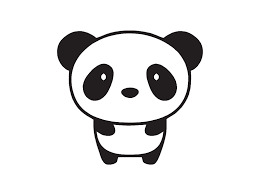
#> input picture Проект по дискре/1.jpg, 259 x 194 px
$ python main.py
#> lines starting #> are read from the running program, lines starting #| are printed output that depends on the picture; after the words box and inside, x2 and y2 are one past the last pixel; in counts of white or black regions, pixels touching at a corner belong together
import numpy as np
import networkx as nx
import cv2

def image_to_graph(image, threshold=127):
    height, width = image.shape
    G = nx.DiGraph()

    source = (-1, -1)
    sink = (-2, -2)

    G.add_node(source)
    G.add_node(sink)

    for i in range(height):
        for j in range(width):
            node = (i, j)
            capacity = image[i, j]
            G.add_edge(source, node, capacity=capacity)
            G.add_edge(node, sink, capacity=capacity)

            if i > 0:
                neighbor = (i - 1, j)
                G.add_edge(node, neighbor, capacity=min(capacity, image[i - 1, j]))
            if j > 0:
                neighbor = (i, j - 1)
                G.add_edge(node, neighbor, capacity=min(capacity, image[i, j - 1]))

    return G, source, sink

def segment_image(image_path, threshold=127):

#> called with image_path = '1.jpg', threshold = 127
    original_image = cv2.imread(image_path)
#> original_image is the input picture: shape (194, 259, 3); mean B, G, R 230.3, 230.2, 230.6
    cv2.imshow('Original Image', original_image)

    image_gray = cv2.imread(image_path, cv2.IMREAD_GRAYSCALE)
#> image_gray: shape (194, 259); min 0, max 255, mean 230.3
    cv2.imshow('Gray Image', image_gray)
    _, binary_image = cv2.threshold(image_gray, threshold, 255, cv2.THRESH_BINARY)
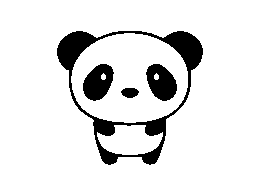
#> binary_image: shape (194, 259); 89.5% white; 4 black regions, box (x1, y1, x2, y2) and area: (57, 31, 203, 165) 3576, (146, 64, 177, 101) 790, (83, 64, 114, 101) 785, (121, 88, 139, 98) 138

    G1, source, sink = image_to_graph(image_gray)
#> source = (-1, -1); sink = (-2, -2)
    G2, source, sink = image_to_graph(binary_image)

    _1, flow_dict1 = nx.maximum_flow(G1, source, sink)
#> flow_dict1 = 50248 items
#> (the run stopped early here; a loop or call above may not have finished)
